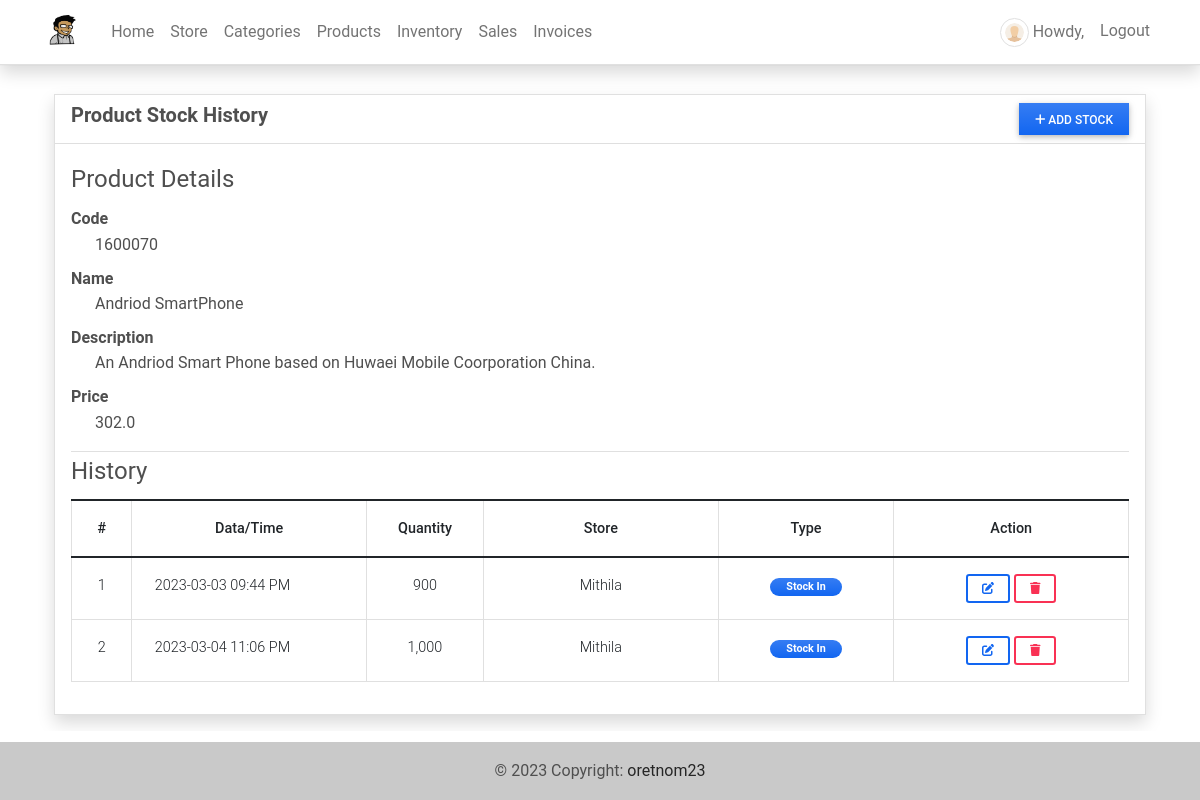
The page /inventory/5 (signed in) on the database as committed earlier.
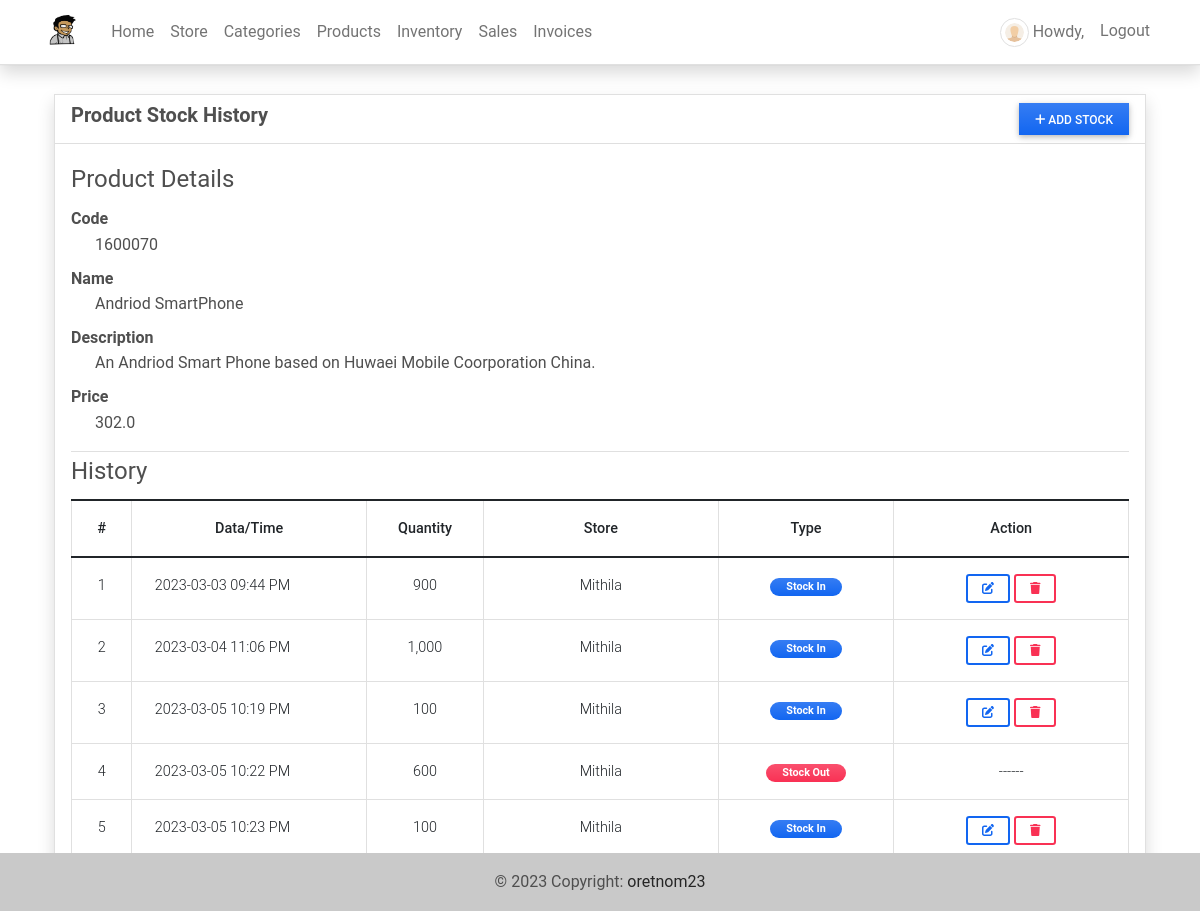
The same page on the database as committed later.
### imsApp/models.py (models this page shows, shortened)
class Product(models.Model):
    code=models.CharField(max_length=100,blank=True, null=True)
    name=models.CharField(max_length=250,blank=True, null=True)
    description = models.TextField()
    price = models.FloatField(default=0)
    status = models.CharField(max_length=2, choices=(('1','Active'),('2','Inactive')), default=1)
    image = models.ImageField(upload_to='uploads/products/',default='default_product_image.png',blank=True, null=True)
    date_created = models.DateTimeField(default=timezone.now)
    date_updated = models.DateTimeField(auto_now=True)
    def __str__(self):
        return self.code + ' - ' + self.name

class Stock(models.Model):
    product = models.ForeignKey(Product, on_delete=models.CASCADE)
    quantity = models.FloatField(default=0)
    store = models.ForeignKey(Store,on_delete=models.CASCADE,default=1)
    type = models.CharField(max_length=2,choices=(('1','Stock-in'),('2','Stock-Out')), default = 1)
    date_created = models.DateTimeField(default=timezone.now)
    date_updated = models.DateTimeField(auto_now=True)

class Store(models.Model):
    name = models.CharField(max_length=250)
    address = models.TextField()
    category = models.ForeignKey(Category, on_delete=models.CASCADE)
    products = models.ManyToManyField(Product, through='StoreProduct')
    date_created = models.DateTimeField(default=timezone.now)
    date_updated = models.DateTimeField(auto_now=True)
    owner = models.OneToOneField(User, default=1,on_delete=models.CASCADE ,blank=True, null=True)
    def __str__(self):
        return self.name

### imsApp/auth.py (the view)
    def wrapper_function(request,*args,**kwargs):
        if request.user.is_superuser:
            return view_function(request,*args,**kwargs)
        else:
            return redirect('home-page')

### imsApp/auth.py (called while the page is built)
def admin_only(view_function):
    def wrapper_function(request,*args,**kwargs):
        if request.user.is_superuser:
            return view_function(request,*args,**kwargs)
        else:
            return redirect('home-page')
    return wrapper_function

### imsApp/views.py (called while the page is built)
@admin_only
@login_required
def inv_history(request, pk= None):
    context['page_title'] = 'Inventory History'
    if pk is None:
        messages.error(request, "Product ID is not recognized")
        return redirect('inventory-page')
    else:
        product = Product.objects.get(id = pk)
        stocks = Stock.objects.filter(product = product).all()
        context['product'] = product
        context['stocks'] = stocks
        return render(request, 'inventory-history.html', context )

### imsApp/templates/inventory-history.html (shortened to what this page needs)
{% extends 'base.html' %} {% load humanize %} {% block pageContent %}
<div class="container pt-3">
    <div class="card card-default border shadow rounded-0">
        <div class="card-header">
            <div class="w-100 d-flex justify-content-between">
                <h5 class="fw-bolder card-title">Product Stock History</h5>
                <button class="btn btn-primary btn-sm rounded-0 bg-gradient px-3" type="button" id="add_stock"><i class="fa fa-plus"></i> Add Stock</button>
            </div>
        </div>
        <div class="card-body">
            <div class="conteiner-fluid">
                <fieldset class="border-bottom">
                    <legend>Product Details</legend>
                    <dl>
                        <dt class="tex-muted">Code</dt>
                        <dd class="ps-4">{{ product.code }}</dd>
                        <dt class="tex-muted">Name</dt>
                        <dd class="ps-4">{{ product.name }}</dd>
                        <dt class="tex-muted">Description</dt>
                        <dd class="ps-4">{{ product.description }}</dd>
                        <dt class="tex-muted">Price</dt>
                        <dd class="ps-4">{{ product.price|intcomma }}</dd>
                    </dl>
                </fieldset>
                <fieldset>
                    <legend>History</legend>
                    <table class="table table-bordered" id="stock-tbl">
                        <colgroup>
                            <col width="5%">
                            <col width="20%">
                            <col width="10%">
                            <col width="20%">
                            <col width="15%">
                            <col width="20%">
                        </colgroup>
                        <thead>
                            <th class="text-center">#</th>
                            <th class="text-center">Data/Time</th>
                            <th class="text-center">Quantity</th>
                            <th class="text-center">Store</th>
                            <th class="text-center">Type</th>
                            <th class="text-center">Action</th>
                        </thead>
                        <tbody>
                            {% for stock in stocks %}
                            <tr>
                                <td class="text-center">{{ forloop.counter }}</td>
                                <td class="">{{ stock.date_created|date:"Y-m-d h:i A" }}</td>
                                <td class="text-center">{{ stock.quantity|floatformat:0|intcomma }}</td>
                                <td class="text-center">{{ stock.store }}</td>
                                <td class="text-center">
                                    {% if stock.type == '1' %}
                                    <span class="badge px-3 rounded-pill bg-primary bg-gradient">Stock In</span> {% else %}
                                    <span class="badge px-3 rounded-pill bg-danger bg-gradient">Stock Out</span> {% endif %}
                                </td>
                                <td class="text-center">
                                    {% if stock.type == '1' %}
                                    <a class="btn btn-outline-primary btn-sm edit-data" href="javascript:void(0)" data-id="{{ stock.pk }}" title="Edit">
                                        <i class="fa fa-edit"></i>
                                    </a>
                                    <button class="btn btn-outline-danger btn-sm delete-data" type="button" data-id="{{ stock.pk }}" title="Delete">
                                        <i class="fa fa-trash"></i>
                                    </button>
                                    {% else %}
                                    ------
                                    {% endif %}
                                </td>
                            </tr>
                            {% endfor %}
                        </tbody>
                    </table>
                </fieldset>
            </div>
        </div>
    </div>
</div>
{% endblock pageContent %}

### imsApp/templates/base.html (shortened to what this page needs)
{% load static %}
<!DOCTYPE html>
<html lang="en">
<head>
    <link rel="stylesheet" href="{% static 'assets/font-awesome/css/all.min.css' %}">
    <link rel="stylesheet" href="{% static 'assets/bootstrap/css/bootstrap.min.css' %}">
    <link rel="stylesheet" href="{% static 'assets/select2/dist/css/select2.min.css' %}">
    <link rel="stylesheet" href="{% static 'assets/mdb-blogtemplate/css/mdb.min.css' %}" />
    <link rel="stylesheet" href="{% static 'assets/DataTables/datatables.min.css' %}" />
    <link rel="stylesheet" href="{% static 'assets/default/css/style.css' %}">
    <link rel="stylesheet" href="https://cdnjs.cloudflare.com/ajax/libs/viewerjs/1.11.2/viewer.css" />
</head>
<body class="">
    {% block TopNavigation %} {% include "TopNavigation.html" %} {% endblock TopNavigation %}
    <main class="mt-1 py-2">
        <div class="container mb-2">
             {% block pageContent %} {% endblock pageContent %}
        </div>
    </main>
    <footer class="bg-light text-lg-start">
        <div class="text-center p-3" style="background-color: rgba(0, 0, 0, 0.2);">
            © {% now 'Y' %} Copyright:
            <a class="text-dark" href="https://sourcecodester.com/tips23" target="_blank">oretnom23</a>
        </div>
    </footer>
</body>
</html>

### imsApp/templates/topNavigation.html (shortened to what this page needs)
{% load static %}
<header>
    <nav class="navbar navbar-expand-lg navbar-light bg-white fixed-top shadow border-bottom">
        <div class="container">
            <a class="navbar-brand" target="_blank" href="{% url 'home-page' %}">
                <img src="{{ MEDIA_URL }}/default/smartInv.jpg" height="16" alt="{{ MEDIA_URL }}" loading="lazy" style="margin-top: -3px;" />
            </a>
            <div class="collapse navbar-collapse" id="navbarExample01">
                <ul class="navbar-nav me-auto mb-2 mb-lg-0" id="topNav">
                    {% if user.id and user.is_superuser %}
                    <li class="nav-item">
                        <a class="nav-link" aria-current="page" href="{% url 'home-page' %}">Home</a>
                    </li>
                    <li class="nav-item">
                        <a class="nav-link" aria-current="page" href="{% url 'store-page' %}">Store</a>
                    </li>
                    <li class="nav-item">
                        <a class="nav-link" aria-current="page" href="{% url 'category-page' %}">Categories</a>
                    </li>
                    <li class="nav-item">
                        <a class="nav-link" aria-current="page" href="{% url 'product-page' %}">Products</a>
                    </li>
                    <li class="nav-item">
                        <a class="nav-link" aria-current="page" href="{% url 'inventory-page' %}">Inventory</a>
                    </li>
                    <li class="nav-item">
                        <a class="nav-link" aria-current="page" href="{% url 'sales-page' %}">Sales</a>
                    </li>
                    <li class="nav-item">
                        <a class="nav-link" aria-current="page" href="{% url 'invoice-page' %}">Invoices</a>
                    </li>
                    {% endif %}
                </ul>
                <ul class="navbar-nav d-flex flex-row">
                    {% if user.id %} {% if user.profile.user_type == 1 %} {% endif %}
                    <li class="nav-item me-3 me-lg-0">
                        <a class="nav-link" href="{% url 'profile' %}">
                            <span class="me-1"><img src="{{ MEDIA_URL }}/default/default-avatar.png" alt="User Avatar" id="user-avatar" class="img-thumbnail rounded-circle"></span>Howdy, {{ user.first_name }} {{user.last_name}}
                        </a>
                    </li>
                    <li class="nav-item me-3 me-lg-0">
                        <a class="nav-link" href="{% url 'logout' %}">Logout</a>
                    </li>
                    {% endif %}
                </ul>
            </div>
        </div>
    </nav>
</header>

### static/assets/default/css/style.css (style rules this page uses)
html, body { height: 100%; width: 100%; max-height: 100%; overflow: auto; display: flex; flex-direction: column; }
body>header { flex-shrink: auto; }
body>main { flex-shrink: auto; flex-grow: auto; overflow: auto; }
body>footer { flex-shrink: auto; position: absolute; bottom: 0; left: 0; width: calc(100%); }
#user-avatar { width: 1.8rem; height: 1.8rem; object-fit: scale-down; object-position: center center; }
.navbar-brand>img { height: 2em; }

Rows that differ between the two databases and show on the page:
added Stock: date_created "2023-03-05 10:19 PM", quantity "100", store "Mithila", type "Stock In"
added Stock: date_created "2023-03-05 10:22 PM", quantity "600", store "Mithila", type "Stock Out"
added Stock: date_created "2023-03-05 10:23 PM", quantity "100", store "Mithila", type "Stock In"
